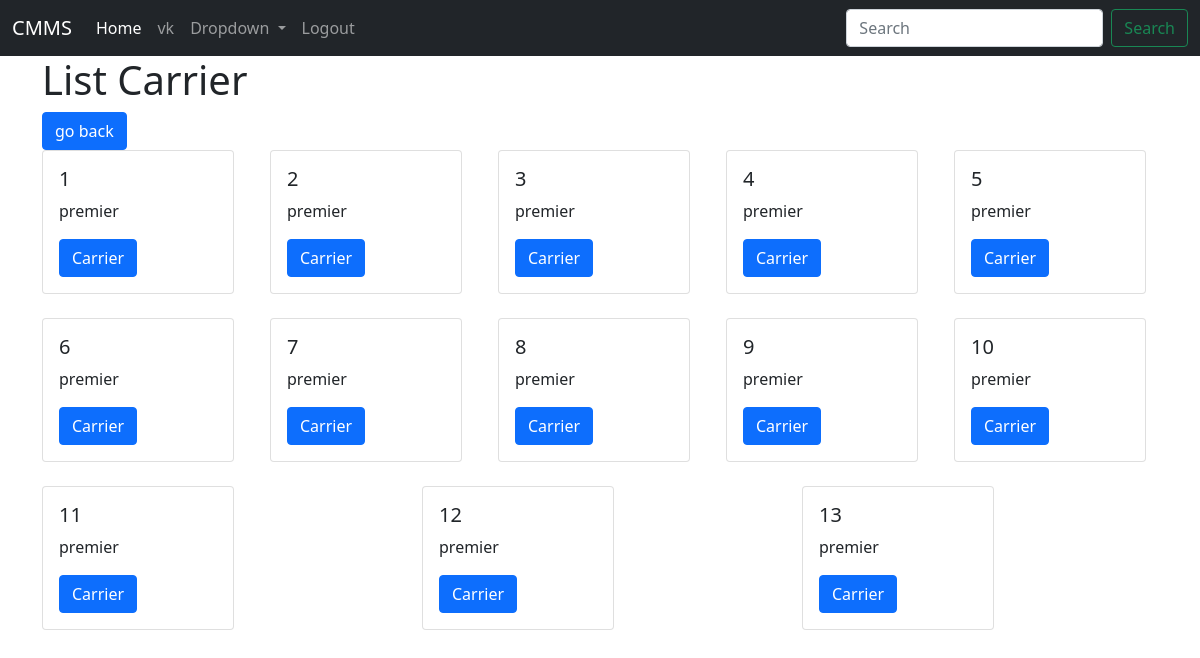
Page /history/list/12m/ (signed in) on the committed database.
### history/models.py (models this page shows, shortened)
class Carrier_number(models.Model):
    GREASE_CHOICES = (('ultra', 'Ultra'), ('premier', 'Premier'))
    carrier_num = models.IntegerField()
    greasing = models.CharField(max_length=10, choices= GREASE_CHOICES, default= 'premier')

### history/views.py (the view)
# urls.py: path('list/<str:line>/', HistoryView.as_view(), name='historyview'),
class HistoryView(ListView):
    model = Carrier_number
    template_name = 'history.html'
    context_object_name = 'history'

### history/templates/history.html
{% extends "main.html"%}
{% block content%}
<div class="container-sm ">
<h1> List Carrier</h1>
<a class="btn btn-primary" href="{% url 'history'%}"> go back</a>
</div>
<div class="container">
    <div class="row row-col-1 row-col-md-3 g-4">
    {% for history in object_list %}
    <div class="col">
    <div class="card" style="width: 12rem">
        <div class="card-body">
            <h5 class="card-title">{{history.carrier_num}}</h5>
            <p class="card-text">{{history.greasing}}</p>
            <a class="btn btn-primary" href="{% url 'carrier' history.carrier_num %}"> Carrier</a>
        </div>
    </div>
    </div>
    {% endfor %}
    </div>
</div>
{% endblock %}

### history/templates/main.html (shortened to what this page needs)
<!doctype html>
<html lang="en">
  <head>
    <link href="https://cdn.jsdelivr.net/npm/bootstrap@5.0.0-beta3/dist/css/bootstrap.min.css" rel="stylesheet">
  </head>
  <nav class="navbar navbar-expand-lg navbar-dark bg-dark  ">
    <div class="container-fluid">
      <a class="navbar-brand " href="#">CMMS</a>
      <div class="collapse navbar-collapse" id="navbarSupportedContent">
        <ul class="navbar-nav me-auto mb-1 mb-lg-0 ">
          <li class="nav-item">
            <a class="nav-link active " aria-current="page" href="{% url 'task'%}">Home</a>
          </li>
          <li class="nav-item">
            <a class="nav-link " href="#">{{request.user}}</a>
          </li>
          <li class="nav-item dropdown">
            <a class="nav-link dropdown-toggle " href="#" id="navbarDropdown" role="button" data-bs-toggle="dropdown" aria-expanded="false">
              Dropdown
            </a>
          </li>
          <li class="nav-item">
            <a class="nav-link  " href="{% url 'logout'%}" tabindex="-1" aria-disabled="true">Logout</a>
          </li>
        </ul>
        <form class="d-flex">
          <input class="form-control me-2" type="search" placeholder="Search" aria-label="Search">
          <button class="btn btn-outline-success d-lg-inline-block   " type="submit">Search</button>
        </form>
      </div>
    </div>
  </nav>
  <body>
    <div>
        {%block content %}
        {%endblock content %}
    </div>
  </body>
</html>

### rows in the picture
Carrier_number: carrier_num "1", greasing "premier"
Carrier_number: carrier_num "2", greasing "premier"
Carrier_number: carrier_num "3", greasing "premier"
Carrier_number: carrier_num "4", greasing "premier"
Carrier_number: carrier_num "5", greasing "premier"
Carrier_number: carrier_num "6", greasing "premier"
Carrier_number: carrier_num "7", greasing "premier"
Carrier_number: carrier_num "8", greasing "premier"
Carrier_number: carrier_num "9", greasing "premier"
Carrier_number: carrier_num "10", greasing "premier"
Carrier_number: carrier_num "11", greasing "premier"
Carrier_number: carrier_num "12", greasing "premier"
Carrier_number: carrier_num "13", greasing "premier"

### other values in the picture
{{ request.user }} "vk"
